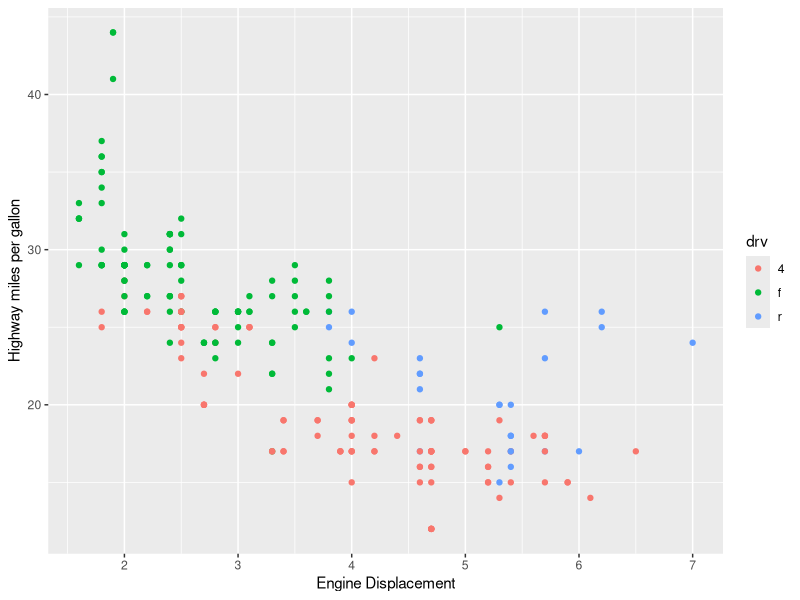
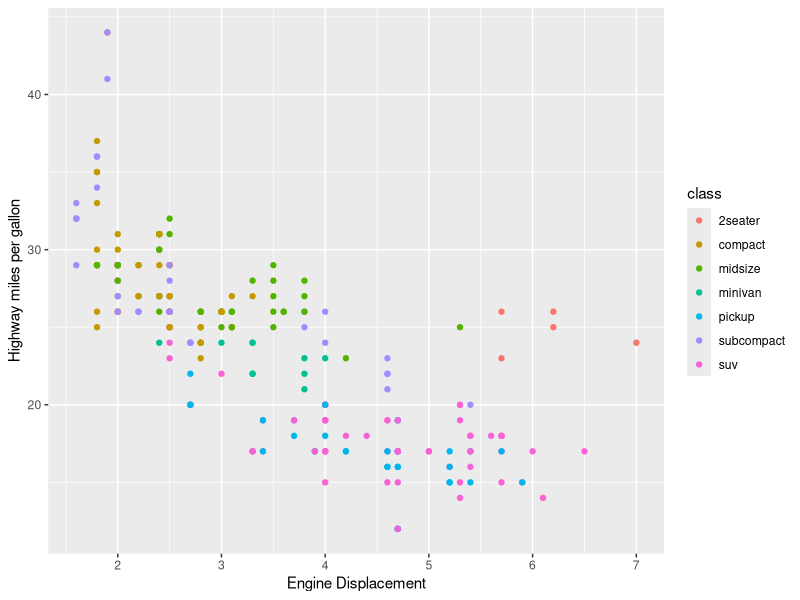
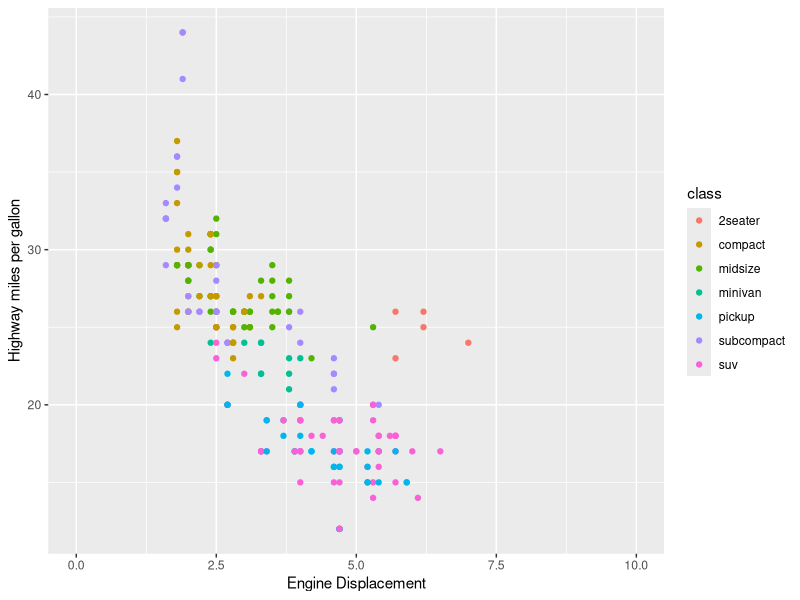
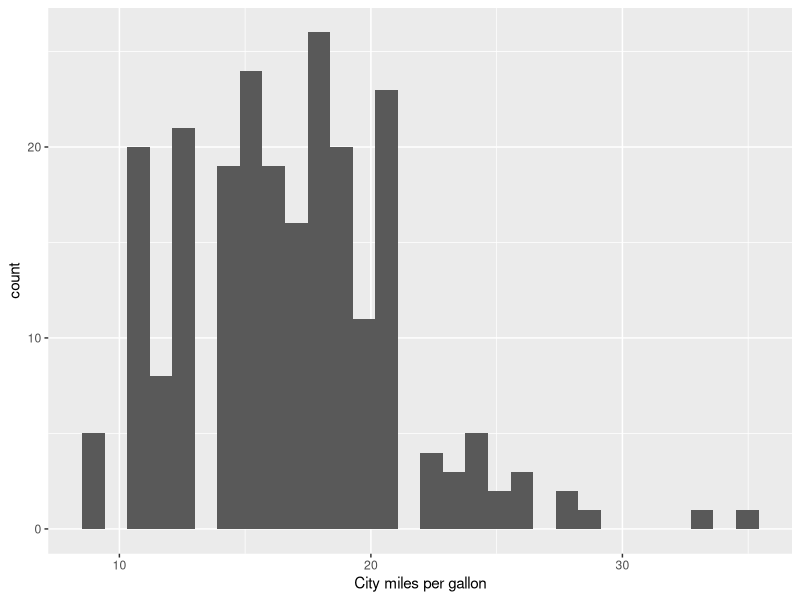
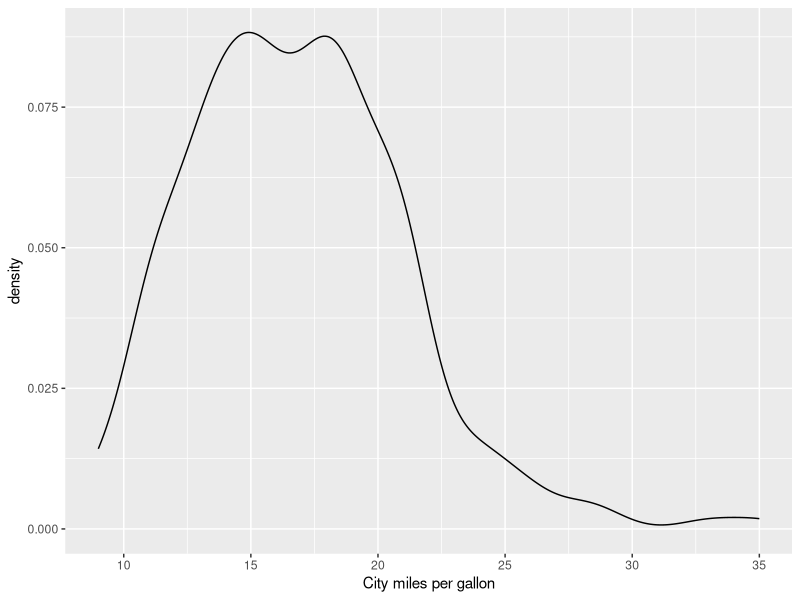
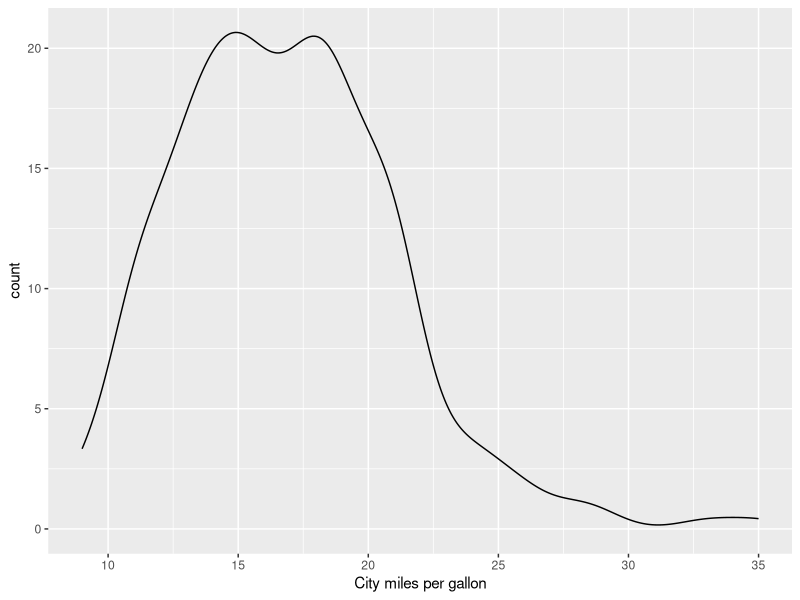
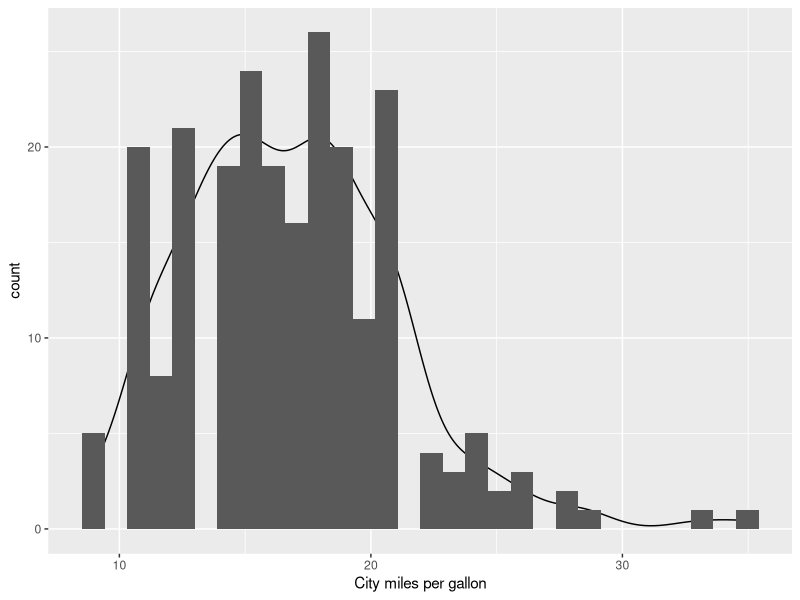

Reproduce these figures in R, in order.
## ---- chunk 1
# Insert packages you need here
library(knitr)
library(ggplot2)
library(dplyr)
library(tidyverse)

## ---- chunk 2
summarize(mpg, mean(hwy))
## ---- chunk 3


mpg %>%
    group_by(drv) %>%
    summarize(n=n()) %>%
    mutate(freq = n / sum(n))



## ---- chunk 4

mpg %>%
  group_by(drv) %>%
  summarize(mean_mpg=mean(hwy))
  

## ---- chunk 5
ggplot() + geom_point(aes(x=displ,y=hwy, col=drv),data=mpg) + xlab("Engine Displacement") + ylab("Highway miles per gallon")
## ---- chunk 6
ggplot() + geom_point(aes(x=displ,y=hwy, col=class),data=mpg) + xlab("Engine Displacement") + ylab("Highway miles per gallon")
## ---- chunk 7
ggplot() + geom_point(aes(x=displ,y=hwy, col=class),data=mpg) + xlab("Engine Displacement") + ylab("Highway miles per gallon")+xlim(c(0,10))
## ---- chunk 8
ggplot(mpg) + geom_histogram(aes(x=cty))+xlab("City miles per gallon")

## ---- chunk 9
ggplot(mpg) + geom_density(aes(x=cty))+xlab("City miles per gallon")

## ---- chunk 10
ggplot(mpg) + geom_density(aes(x=cty,y=stat(count)))+xlab("City miles per gallon")

## ---- chunk 11
ggplot(mpg) + geom_density(aes(x=cty,y=stat(count)))+geom_histogram(aes(x=cty))+xlab("City miles per gallon")

